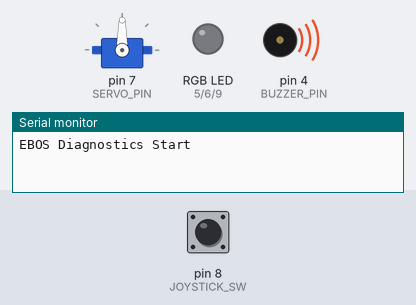
Bench run of a sketch on a simulated Arduino Nano, built with avr-gcc and run on an emulated ATmega328P. Shown: servo, an RGB LED mixed from three pins (HIGH = lit), buzzer (waves = sounding, pin HIGH), the last lines printed to the serial monitor. Inputs (shaded band) come from the test bench; at power-on: pin 8 (JOYSTICK_SW) HIGH.

Above: at 0.02 s.
At 1.2 s:
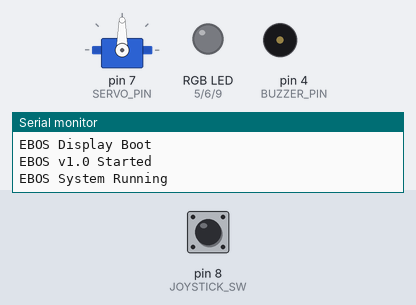
1.3 s: pin 8 (JOYSTICK_SW) pulled LOW for 0.15 s
At 2.6 s:
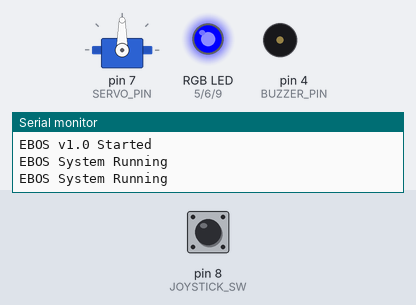
Timing chart, 0 to 4.3 s (numbered marks = the images above; inputs shaded):
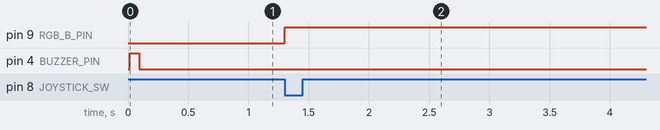

Measured:
- after the input at 1.3 s, pin 9 (RGB_B_PIN): LOW → HIGH at once

The sketch:

EBOS_Nano.ino
```cpp
/*
  Everything Box OS v1.0
  Arduino Nano Main Firmware
*/

#include "Config.h"
#include "core/Scheduler.h"
#include "core/Diagnostics.h"
#include "modules/Display.h"
#include "modules/Input.h"
#include "modules/RGB.h"
#include "modules/Buzzer.h"
#include "modules/ServoControl.h"

void systemTask();

EBOSTask systemTaskItem = {systemTask, 1000, 0};

void setup() {
  Serial.begin(9600);

  Display.begin();
  Input.begin();
  RGB.begin();
  Buzzer.begin();
  ServoControl.begin();

  Diagnostics.bootCheck();
  Display.bootAnimation();

  Buzzer.beep(80);
  Serial.println("EBOS v1.0 Started");
}

void loop() {
  Scheduler.run(systemTaskItem);

  if (Input.pressed()) {
    RGB.blue();
  }
}

void systemTask() {
  Serial.println("EBOS System Running");
}
```

Diagnostics.h
```cpp
#pragma once
#include <Arduino.h>
#include "../modules/Display.h"
#include "../modules/Input.h"

class EBOS_Diagnostics {
public:
  void bootCheck() {
    Serial.println("EBOS Diagnostics Start");
    Serial.print("Joystick X: ");
    Serial.println(Input.x());
    Serial.print("Joystick Y: ");
    Serial.println(Input.y());
  }
};

EBOS_Diagnostics Diagnostics;
```

Scheduler.h
```cpp
#pragma once

#include <Arduino.h>

struct EBOSTask {
  void (*callback)();
  unsigned long interval;
  unsigned long lastRun;
};

class EBOSScheduler {
public:
  void run(EBOSTask &task) {
    if (millis() - task.lastRun >= task.interval) {
      task.lastRun = millis();
      task.callback();
    }
  }
};

EBOSScheduler Scheduler;
```

Buzzer.h
```cpp
#pragma once
#include <Arduino.h>
#include "../Config.h"

class EBOS_Buzzer {
public:
 void begin(){pinMode(BUZZER_PIN,OUTPUT);}
 void beep(int ms=100){digitalWrite(BUZZER_PIN,HIGH);delay(ms);digitalWrite(BUZZER_PIN,LOW);}
 void on(){digitalWrite(BUZZER_PIN,HIGH);}
 void off(){digitalWrite(BUZZER_PIN,LOW);}
};
EBOS_Buzzer Buzzer;
```

Display.h
```cpp
#pragma once
#include <Arduino.h>

class EBOS_Display {
public:
 void begin(){ }
 void bootAnimation(){ Serial.println("EBOS Display Boot"); }
 void showText(const char* text){ Serial.println(text); }
 void showIcon(byte icon){ Serial.print("ICON: "); Serial.println(icon); }
 void setBrightness(byte level){ Serial.print("Brightness: "); Serial.println(level); }
};

EBOS_Display Display;
```

Input.h
```cpp
#pragma once
#include <Arduino.h>
#include "../Config.h"

class EBOS_Input {
public:
 void begin(){pinMode(JOYSTICK_SW,INPUT_PULLUP);}
 int x(){return analogRead(JOYSTICK_X);}
 int y(){return analogRead(JOYSTICK_Y);}
 bool pressed(){return digitalRead(JOYSTICK_SW)==LOW;}
};
EBOS_Input Input;
```

RGB.h
```cpp
#pragma once
#include <Arduino.h>
#include "../Config.h"

class EBOS_RGB {
public:
 void begin(){pinMode(RGB_R_PIN,OUTPUT);pinMode(RGB_G_PIN,OUTPUT);pinMode(RGB_B_PIN,OUTPUT);off();}
 void set(byte r,byte g,byte b){analogWrite(RGB_R_PIN,r);analogWrite(RGB_G_PIN,g);analogWrite(RGB_B_PIN,b);}
 void off(){set(0,0,0);}
 void red(){set(255,0,0);}
 void green(){set(0,255,0);}
 void blue(){set(0,0,255);}
};
EBOS_RGB RGB;
```

ServoControl.h
```cpp
#pragma once
#include <Servo.h>
#include "../Config.h"

class EBOS_Servo {
 Servo servo;
public:
 void begin(){servo.attach(SERVO_PIN);}
 void write(int angle){servo.write(angle);}
};
EBOS_Servo ServoControl;
```

Config.h
```cpp
#pragma once

// Everything Box OS - Arduino Nano Configuration

#define MAX7219_DIN 11
#define MAX7219_CLK 13
#define MAX7219_CS 10

#define TM1637_CLK 2
#define TM1637_DIO 3

#define BUZZER_PIN 4

#define RGB_R_PIN 5
#define RGB_G_PIN 6
#define RGB_B_PIN 9

#define SERVO_PIN 7

#define JOYSTICK_X A0
#define JOYSTICK_Y A1
#define JOYSTICK_SW 8

#define EBOS_VERSION "0.1.0"
```
